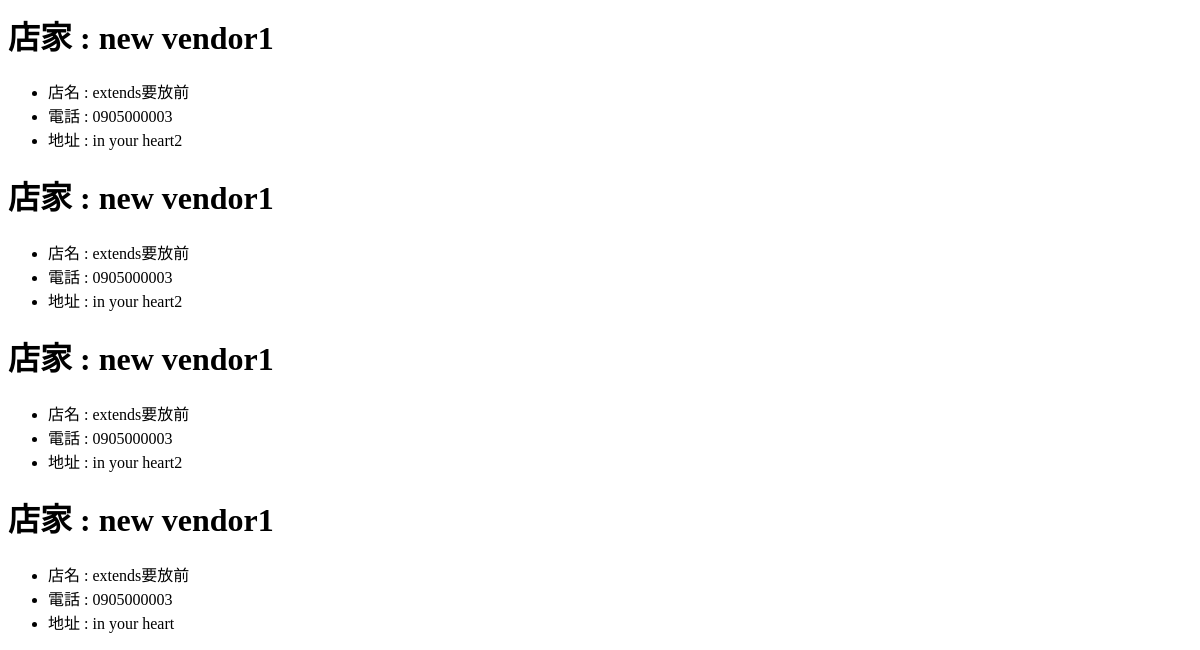
Before: /vendor/ (lower part) with the older database file.
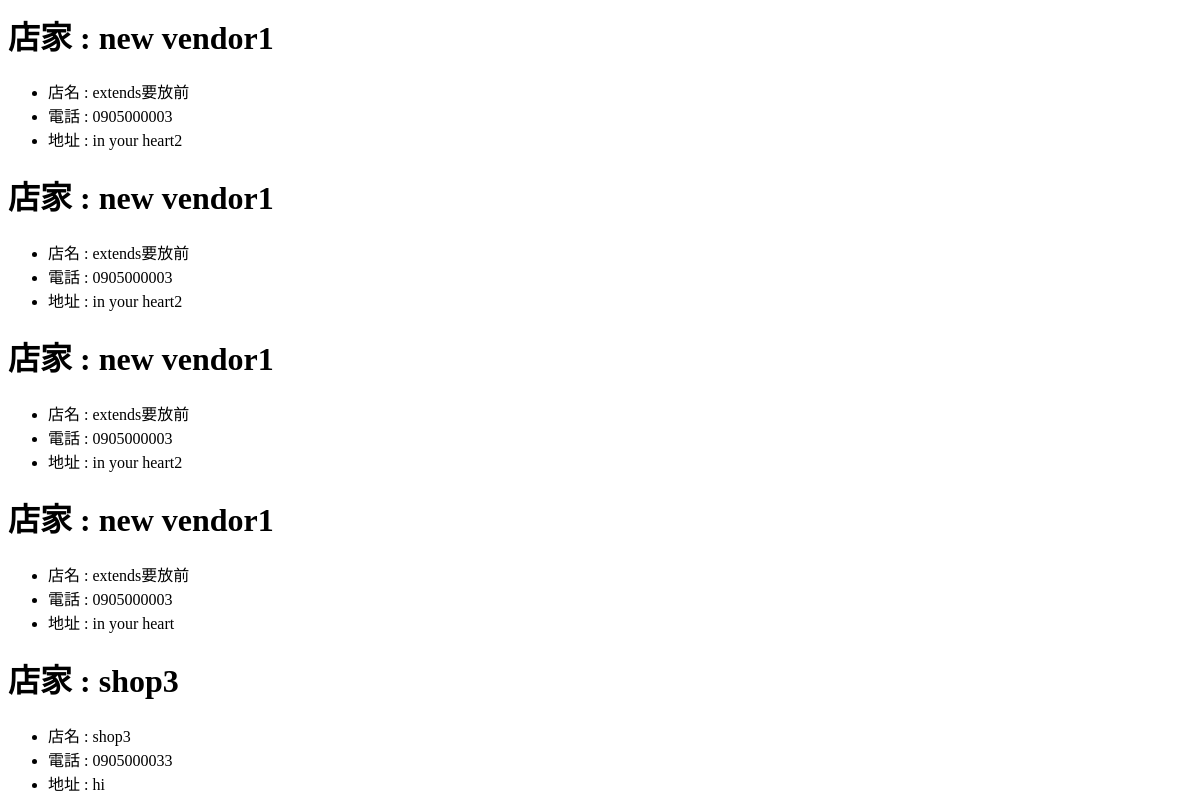
After: the same page with the newer database file.
### vendor/models.py (models this page shows, shortened)
class Vendor(models.Model):
	vendor_name = models.CharField(max_length = 20) # 攤販的名稱
	store_name = models.CharField(max_length = 10) # 攤販店家的名稱
	phone_number = models.CharField(max_length = 20) # 攤販的電話號碼
	address = models.CharField(max_length = 100) # 攤販的地址

### vendor/views.py (the view)
# urls.py: path('', views.vendor_index, name="vendor_index"),
def vendor_index(request):#名稱對應urls.py urlpatterns中的path
    vendor_list = Vendor.objects.all() # 把所有 Vendor 的資料取出來
    context = {'vendor_list': vendor_list} # 建立 Dict對應到Vendor的資料，
    return render(request, 'vendors/vendor__detail_all.html',context)

### vendor/templates/vendors/vendor__detail_all.html (shortened to what this page needs)
<!DOCTYPE html>
<html lang="en" dir="ltr">
  <head>
  </head>
  <body>
    {% extends "base.html" %}
    {% block content%}
    {% for vlist in vendor_list %}
  <h1> 店家 : {{vlist.vendor_name}} </h1>
  <ul>
    <li>店名 : {{ vlist.store_name}}</li>
    <li>電話 : {{ vlist.phone_number}}</li>
    <li>地址 : {{ vlist.address}}</li>
  </ul>
{% endfor %}
    {% endblock %}

Changed rows visible on the page:
added Vendor: vendor_name "shop3", store_name "shop3", phone_number "0905000033", address "hi"
